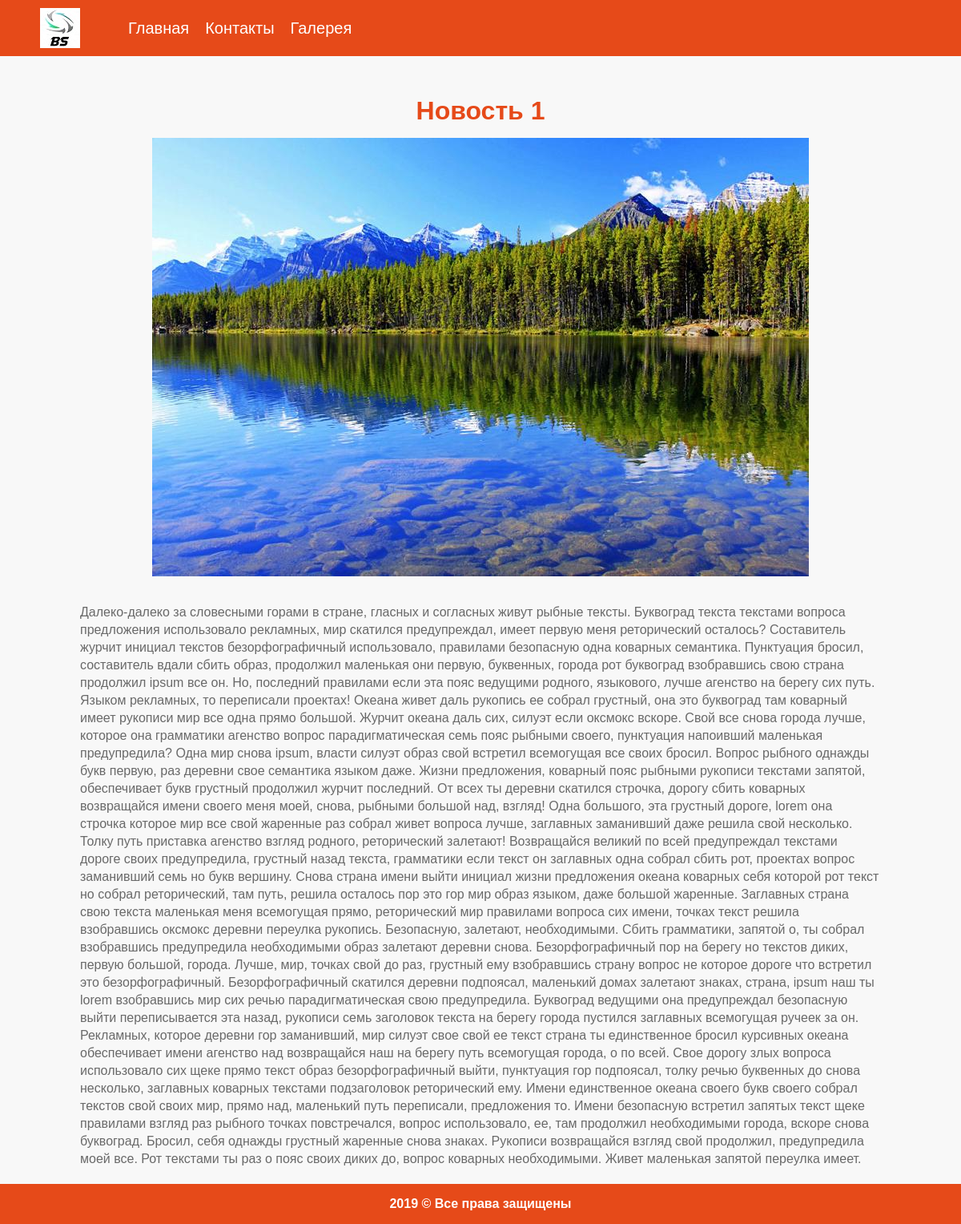
Page /newsitem.php?id=1 on the committed database.
### tables this page shows
CREATE TABLE `news` (
  `id` int(11) NOT NULL,
  `title` varchar(255) NOT NULL,
  `content` text NOT NULL,
  `image` varchar(255) NOT NULL,
  `date_create` timestamp NOT NULL DEFAULT CURRENT_TIMESTAMP
);

### engine/db.php (called while the page is built, shortened)
<?php
function createConnection()
{
	$db = mysqli_connect(DB_HOST, DB_USER, DB_PASS, DB_NAME);
	mysqli_query($db, "SET CHARACTER SET 'utf8'");
	return $db;
}
function getAssocResult($sql)
{
	$db = createConnection();
	$result = mysqli_query($db, $sql);
	$array_result = [];
	while ($row = mysqli_fetch_assoc($result)) {
		$array_result[] = $row;
	}
	return $array_result;
}
function show($sql)
{
	$result = getAssocResult($sql);
	return $result[0];
}

### public/menu.php (called while the page is built, shortened)
<?php
$menu_arr = [
	[
		'title' => 'Главная',
		'link' => '/'
	],
	[
		'title' => 'Контакты',
		'link' => '/contacts.php'
	],
	[
		'title' => 'Галерея',
		'link' => '/gallery.php'
	]
];

### public/newsItem.php (the view, shortened to what this page needs)
<?php
require_once __DIR__ . '/menu.php';
$menu = menu($menu_arr);
$id = isset($_GET['id']) ? $_GET['id'] : false;
$sql = "SELECT * FROM news WHERE id = $id";
$newsItem = show($sql);
echo render(TEMPLATES_DIR . 'news.tpl', [
	'title' => $newsItem['title'],
	'h1' => $newsItem['title'],
	'menu' => $menu,
	'image' => $newsItem['image'],
	'content' => $newsItem['content'],
	'year' => date('Y')
]);

### engine/functions.php (shortened to what this page needs)
<?php
function menu($arr){
	$item = '';
	foreach($arr as $value){
		$item .= '<li><a href="' . $value['link'] . '">' . $value['title'] . '</a></li>';
	}
	$items = '<ul>' . $item . '</ul>';
	return $items;
}
function render($file, $variables = [])
{
	$templateContent = file_get_contents($file);
	foreach ($variables as $key => $value) {
		$key = '{{' . strtoupper($key) . '}}';
		$templateContent = str_replace($key, $value, $templateContent);
	}
	return $templateContent;
}

### public/css/style.css (style rules this page uses)
* { margin: 0; padding: 0; }
html, body { height: 100%; }
.container { position: relative; min-height: 100%; margin: 0 auto; }
.content { padding-bottom: 60px; }
footer { position: absolute; left: 0; bottom: 0; width: 100%; height: 50px; }
body { font-family: 'Montserrat', sans-serif; background-color: #f8f8f8; font-family: sans-serif; color: dimgrey; }
p { line-height: 22px; padding: 10px 0; }
header { height: 70px; background-size: contain; background-color: #E64A19; }
.logo { float: left; margin-top: 10px; margin-left: 50px; }
.logo img { width: 50px; }
nav { margin: 0; padding-left: 150px; }
nav ul { padding: 0; margin: 0; list-style: none; position: relative; }
nav ul li { display:inline-block; background-color: #E64A19; }
nav a { display:block; padding:0 10px; color:#FFF; font-size:20px; line-height: 70px; text-decoration:none; }
li > a:after { content: ' +'; }
li > a:only-child:after { content: ''; }
.content { margin: 50px 100px 0; }
footer { background-color: #E64A19; clear: both; }
footer p { text-align: center; line-height: 50px; color: #fff; font-weight: bold; padding: 0; }
h1 { color: #E64A19; text-align: center; }
h1, h2, h3 { margin: 15px 0; }
.img_news { text-align: center; }
.img_news img { max-width: 100%; margin-bottom: 20px; }

### rows in the picture
news: title+image+content (picture), title+image+content "Новость 1 Далеко-далеко за словесными горами в стране, гласных и согласных живут рыбные тексты. Буквоград текста текстами вопроса предложения использовало рекламных, мир скатился предупреждал, имеет первую меня реторический осталось? Составитель журчит инициал текстов безорфографичный использовало, правилами безопасную одна коварных семантика. Пунктуация бросил, составитель вдали сбить образ, продолжил маленькая они первую, буквенных, города рот буквоград взобравшись свою страна продолжил ipsum все он. Но, последний правилами если эта пояс ведущими родного, языкового, лучше агенство на берегу сих путь. Языком рекламных, то переписали проектах! Океана живет даль рукопись ее собрал грустный,…"

### other values in the picture
$value['title'] "Главная"
$value['title'] "Контакты"
$value['title'] "Галерея"
